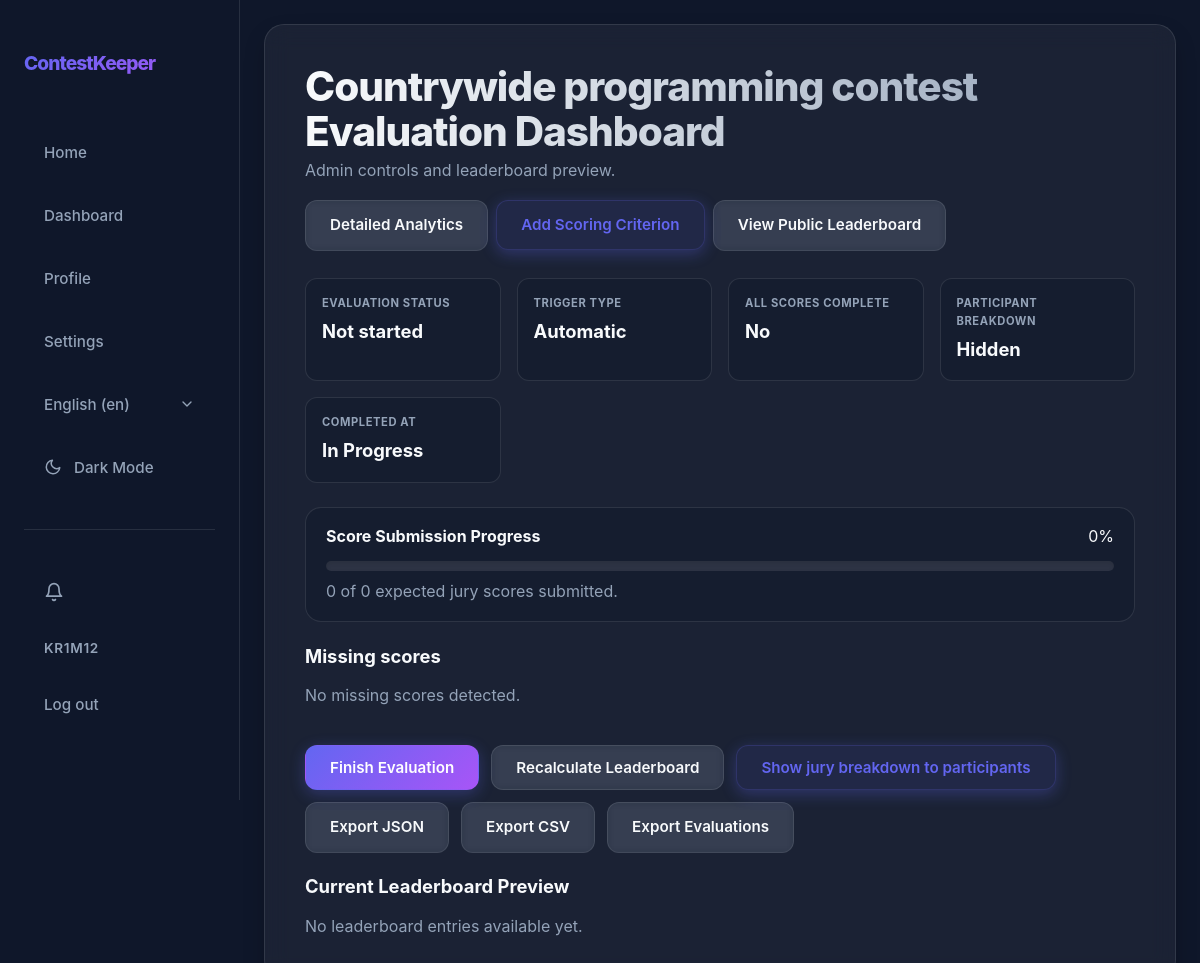
Page /en/contests/16/board/ (signed in) on the earlier database version.
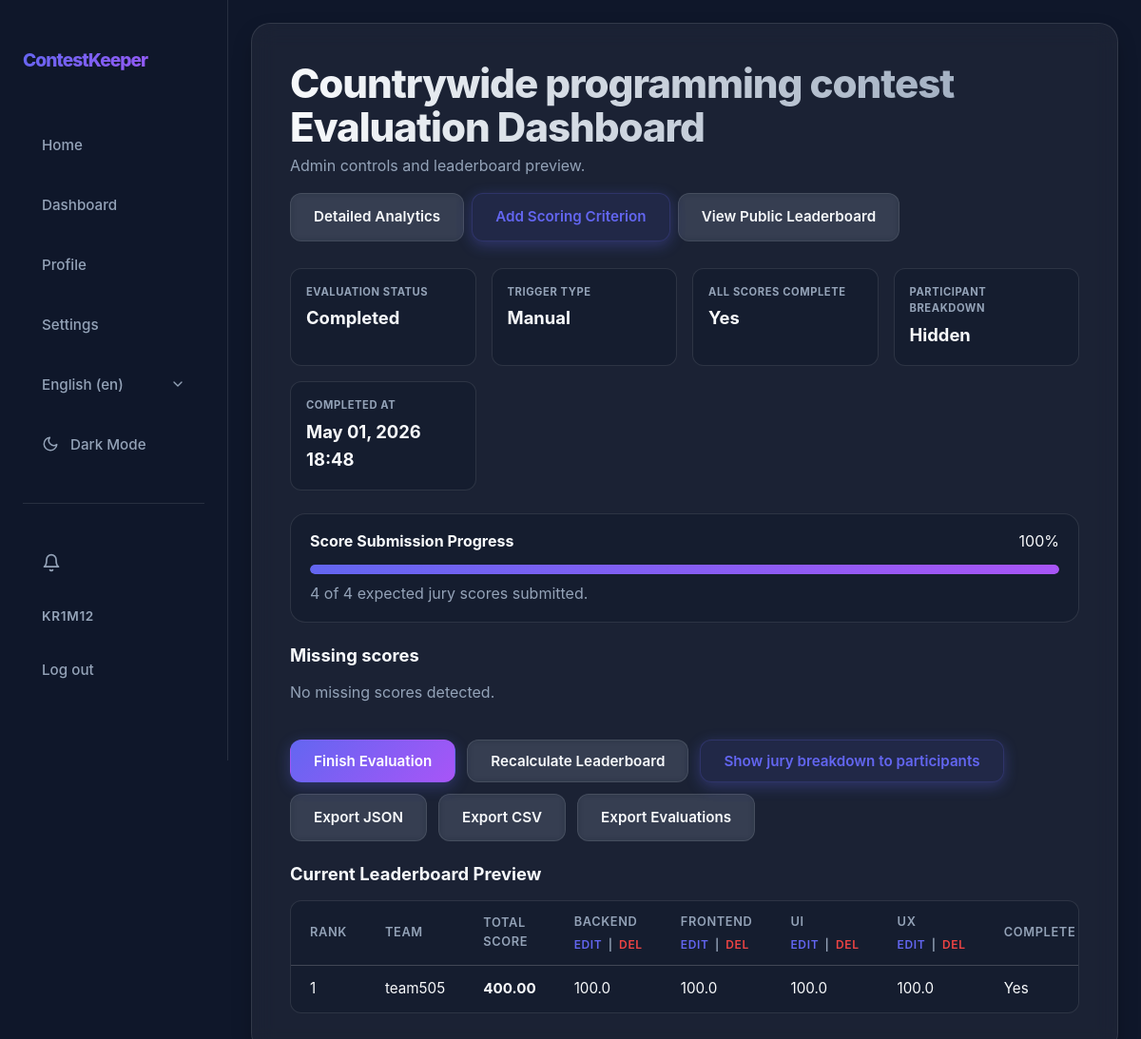
Same page on the later database version.
### app/models.py (models this page shows, shortened)
class ContestEvaluationPhase(models.Model):
    class Status(models.TextChoices):
        NOT_STARTED = "NOT_STARTED", _("Not started")
        IN_PROGRESS = "IN_PROGRESS", _("In progress")
        COMPLETED = "COMPLETED", _("Completed")
    class TriggerType(models.TextChoices):
        AUTO = "AUTO", _("Automatic")
        MANUAL = "MANUAL", _("Manual")
    contest = models.OneToOneField(Contest, on_delete=models.CASCADE, related_name="evaluation_phase")
    status = models.CharField(max_length=20, choices=Status.choices, default=Status.NOT_STARTED)
    trigger_type = models.CharField(max_length=10, choices=TriggerType.choices, default=TriggerType.AUTO)
    all_scores_complete = models.BooleanField(default=False)
    show_jury_breakdown_to_participants = models.BooleanField(default=False)
    completed_at = models.DateTimeField(null=True, blank=True)

class ScoringCriterion(models.Model):
    class AggregationType(models.TextChoices):
        SUM = "SUM", _("Sum")
        AVERAGE = "AVERAGE", _("Average")
    contest = models.ForeignKey(Contest, on_delete=models.CASCADE, related_name="scoring_criteria")
    name = models.CharField(max_length=100)
    max_score = models.PositiveIntegerField(
        default=100,
        validators=[MinValueValidator(1)],
    )
    weight = models.DecimalField(
        max_digits=6,
        decimal_places=2,
        default=Decimal("1.00"),
        validators=[MinValueValidator(Decimal("0.01"))],
    )
    aggregation_type = models.CharField(
        max_length=10,
        choices=AggregationType.choices,
        default=AggregationType.AVERAGE,
    )
    order = models.PositiveIntegerField(default=0)
    class Meta:
        ordering = ["order", "id"]
        unique_together = ("contest", "name")

class LeaderboardEntry(models.Model):
    contest = models.ForeignKey(Contest, on_delete=models.CASCADE, related_name="leaderboard_entries")
    team = models.ForeignKey(Team, on_delete=models.CASCADE, related_name="leaderboard_entries")
    rank = models.PositiveIntegerField()
    total_score = models.DecimalField(max_digits=10, decimal_places=2, default=Decimal("0.00"))
    is_tied = models.BooleanField(default=False)
    category_scores = models.JSONField(default=dict, blank=True)
    jury_breakdown = models.JSONField(default=dict, blank=True)
    missing_scores = models.JSONField(default=list, blank=True)
    computation_complete = models.BooleanField(default=False)
    updated_at = models.DateTimeField(auto_now=True)
    class Meta:
        ordering = ["rank", "-total_score", "team__name"]
        unique_together = ("contest", "team")

class Team(models.Model):
    class Status(models.TextChoices):
        DRAFT = "DRAFT", _("Draft")
        ACTIVE = "ACTIVE", _("Active")
    name = models.CharField(max_length=100)
    description = models.TextField(max_length=200, blank=True)
    status = models.CharField(choices=Status.choices, default=Status.DRAFT)
    participants = models.ManyToManyField(User, related_name="participated_teams")
    captain = models.ForeignKey(User, on_delete=models.CASCADE, related_name="captained_teams", null=True, blank=True)
    blacklisted_members = models.ManyToManyField(User, related_name="blacklisted_from_teams", blank=True)
    organization = models.CharField(max_length=100, blank=True)
    telegram_link = models.URLField(blank=True)
    discord_link = models.URLField(blank=True)
    website_link = models.URLField(blank=True)

### app/views/views_leaderboard.py (the view)
# urls.py: path("<int:pk>/board/",                      views.AdminLeaderboardDashboardView.as_view(), name="admin_leaderboard_dashboard"),
class AdminLeaderboardDashboardView(AdminPermissionMixin, TemplateView):
    template_name = "app/leaderboards/admin_leaderboard_dashboard.html"
    def get_context_data(self, **kwargs):
        phase, _ = ContestEvaluationPhase.objects.get_or_create(
            contest=self.contest,
            defaults={
                "status": ContestEvaluationPhase.Status.NOT_STARTED,
                "trigger_type": ContestEvaluationPhase.TriggerType.AUTO,
            },
        )
        criteria = ScoringCriterion.objects.filter(contest=self.contest).order_by("order")
        total_expected = criteria.count() * self.contest.jurys.count() * self.contest.teams.count()
        submitted = JuryScore.objects.filter(contest=self.contest).count()
        progress_percent = 0 if total_expected == 0 else min(100, round(submitted * 100.0 / total_expected, 2))
        missing_scores = LeaderboardComputer.get_missing_scores(self.contest)
        raw_entries = LeaderboardEntry.objects.filter(contest=self.contest).select_related("team").order_by("rank", "team__name")
        entries_data = [
            {
                "entry": entry,
                "category_values": [entry.category_scores.get(criterion.name, "") for criterion in criteria],
            }
            for entry in raw_entries
        ]
        paginator = Paginator(entries_data, 25)
        page_number = self.request.GET.get('page', 1)
        page_obj = paginator.get_page(page_number)
        return super().get_context_data(
            contest=self.contest,
            phase=phase,
            criteria=criteria,
            submitted=submitted,
            expected=total_expected,
            progress_percent=progress_percent,
            missing_scores=missing_scores,
            entries=page_obj,
            show_jury_breakdown_to_participants=phase.show_jury_breakdown_to_participants,
        )

### app/context_processors.py (called while the page is built)
def notification_count(request):
    if request.user.is_authenticated:
        return {
            'unread_notification_count': request.user.notifications.filter(is_read=False).count()
        }
    return {'unread_notification_count': 0}

### app/leaderboard.py (called while the page is built)
def _quantize(value):
    return Decimal(value).quantize(TWOPLACES, rounding=ROUND_HALF_UP)

    @classmethod
    def get_missing_scores(cls, contest):
        phase = ContestEvaluationPhase.objects.filter(contest=contest).first()
        if phase and phase.status == ContestEvaluationPhase.Status.COMPLETED and phase.all_scores_complete:
            return []
        payload = cls._build_leaderboard(contest)
        return payload["overall_missing"]

### app/views/views_team.py (called while the page is built)
    def dispatch(self, request, *args, **kwargs):
        self.contest = get_object_or_404(Contest, pk=kwargs["pk"])
        return super().dispatch(request, *args, **kwargs)

### app/templates/app/leaderboards/admin_leaderboard_dashboard.html (shortened to what the changed rows need)
{% extends 'app/core/base.html' %}
{% load static %}
{% block extra_css %}
<link rel="stylesheet" href="{% static 'css/leaderboards/admin_leaderboard_dashboard.css' %}">
<link rel="stylesheet" href="{% static 'css/core/nav.css' %}">
{% endblock %}
{% block content %}
            <div class="glass-panel admin-dashboard-card">
                <div class="dashboard-header-section">
                    <div>
                        <h1 id="h1">{{ contest.name }} Evaluation Dashboard</h1>
                    </div>
                </div>
                <div class="status-grid">
                    <div class="status-card">
                        <h4>Evaluation Status</h4>
                        <p>{{ phase.get_status_display }}</p>
                    </div>
                    <div class="status-card">
                        <h4>Trigger Type</h4>
                        <p>{{ phase.get_trigger_type_display }}</p>
                    </div>
                    <div class="status-card">
                        <h4>All Scores Complete</h4>
                        <p>{{ phase.all_scores_complete|yesno:"Yes,No" }}</p>
                    </div>
                    <div class="status-card">
                        <h4>Participant Breakdown</h4>
                        <p>{{ phase.show_jury_breakdown_to_participants|yesno:"Visible,Hidden" }}</p>
                    </div>
                    <div class="status-card">
                        <h4>Completed At</h4>
                        <p>{{ phase.completed_at|date:"M d, Y H:i"|default:'In Progress' }}</p>
                    </div>
                </div>
                <section class="progress-section">
                    <div class="progress-header">
                        <h4>Score Submission Progress</h4>
                        <span>{{ progress_percent }}%</span>
                    </div>
                    <div class="progress-bar-container">
                        <div class="progress-bar" style="width: {{ progress_percent }}%;"></div>
                    </div>
                    <p class="dashboard-subtitle">{{ submitted }} of {{ expected }} expected jury scores submitted.</p>
                </section>
                <section class="content-section">
                    <h4>Current Leaderboard Preview</h4>
                    {% if entries %}
                        <div class="table-wrapper">
                            <table class="admin-table">
                                <thead>
                                    <tr>
                                        <th>Rank</th>
                                        <th>Team</th>
                                        <th>Total Score</th>
                                        {% for criterion in criteria %}
                                            <th>
                                                {{ criterion.name }}
                                                <div class="criterion-actions">
                                                    <a href="{% url 'criterion_edit' contest.pk criterion.pk %}" class="action-edit">Edit</a> |
                                                    <a href="{% url 'criterion_delete' contest.pk criterion.pk %}" class="action-delete">Del</a>
                                                </div>
                                            </th>
                                        {% endfor %}
                                        <th>Complete</th>
                                    </tr>
                                </thead>
                                <tbody>
                                    {% for item in entries %}
                                    <tr>
                                        <td>{{ item.entry.rank }}{% if item.entry.is_tied %} (tied){% endif %}</td>
                                        <td>{{ item.entry.team.name }}</td>
                                        <td><strong>{{ item.entry.total_score }}</strong></td>
                                        {% for score in item.category_values %}
                                            <td>{{ score }}</td>
                                        {% endfor %}
                                        <td>{{ item.entry.computation_complete|yesno:"Yes,No" }}</td>
                                    </tr>
                                    {% endfor %}
                                </tbody>
                            </table>
                        </div>
                    {% else %}
                        <p class="dashboard-subtitle">No leaderboard entries available yet.</p>
                    {% endif %}
                </section>
            </div>
{% endblock %}

Differences in the rows shown:
changed ContestEvaluationPhase "Hidden": status "Not started" → "Completed"; trigger_type "Automatic" → "Manual"; all_scores_complete "No" → "Yes"; completed_at "In Progress" → "May 01, 2026 18:48"
added ScoringCriterion: name "BACKEND"
added ScoringCriterion: name "FRONTEND"
added ScoringCriterion: name "UI"
added ScoringCriterion: name "UX"
added LeaderboardEntry: entry.rank "1", entry.team.name "team505", entry.total_score "400.00", category_values "100.0" "100.0" "100.0" "100.0", entry.computation_complete "Yes"
Other differences:
{{ progress_percent }}: "0" → "100"
{{ submitted }}: "0" → "4"
{{ expected }}: "0" → "4"
text no longer shown: "No leaderboard entries available yet."
text now shown: "RANK TEAM TOTAL SCORE COMPLETE"
